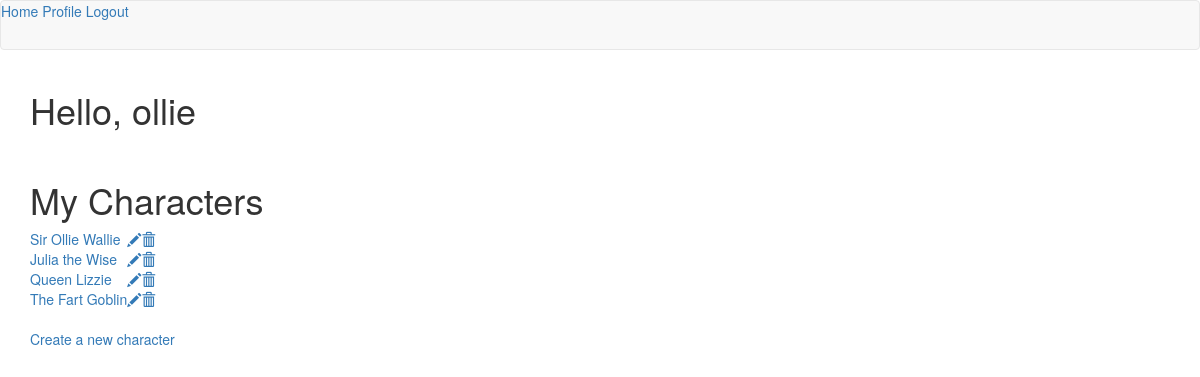
The app's page /index (signed in) with its own data.
### app/models.py (models this page shows, shortened)
class User(UserMixin, db.Model):
    id = db.Column(db.Integer, primary_key=True)
    username = db.Column(db.String(64), index=True, unique=True)
    email = db.Column(db.String(120), index=True, unique=True)
    password_hash = db.Column(db.String(128))
    about_me = db.Column(db.String(140))
    last_seen = db.Column(db.DateTime, default=datetime.utcnow)

class Character(db.Model):
    __tablename__ = 'character'
    id = db.Column(db.Integer, primary_key=True)
    name = db.Column(db.String(64), index=True)
    char_class = db.Column(db.Integer)
    level = db.Column(db.Integer, default=1)
    experience = db.Column(db.Integer, default=0)
    harm = db.Column(db.Integer, default=0)
    luck = db.Column(db.Integer, default=7)
    charm = db.Column(db.Integer, default=0)
    cool = db.Column(db.Integer, default=0)
    sharp = db.Column(db.Integer, default=0)
    tough = db.Column(db.Integer, default=0)
    weird = db.Column(db.Integer, default=0)
    user_id = db.Column(db.Integer, db.ForeignKey('user.id'))
    char_improvements = db.relationship('Improvement', secondary=character_improvements, back_populates="chars_that_have")
    char_moves = db.relationship('Move', secondary=character_moves, back_populates='have_move')

### app/routes.py (the view)
@app.route('/')
@app.route('/index')
@login_required
def index():
    user = User.query.filter_by(username=current_user.username).first_or_404()
    characters = Character.query.filter_by(user_id=user.id)
    return render_template('index.html', title="Home", characters=characters)

### app/models.py (called while the page is built)
@login.user_loader
def load_user(id):
    return User.query.get(int(id))

### app/routes.py (called while the page is built)
@app.before_request
def before_request():
    if current_user.is_authenticated:
        current_user.last_seen = datetime.utcnow()
        db.session.commit()

### app/templates/index.html
{% extends "base.html" %}
{% block app_content %}
    <h1>Hello, {{ current_user.username }}</h1>
    <br>
    <h1>My Characters</h1>
    <table>
        {% for character in characters %}
        <tr>
            <td><a href="{{ url_for('view_character', char_id=character.id) }}">{{ character.name }}</a></td>
            <td><a href="{{ url_for('edit_character', char_id=character.id, source='index_view' )}}"><span class="glyphicon glyphicon-pencil pull-right"></span></a></td>
            <td><a href="javascript:confirm_delete('{{character.name}}', {{character.id}});" class="glyphicon glyphicon-trash pull-right"></a></td>
        </tr>
        {% endfor %}
    </table>
    <br>
    <a href="{{ url_for('create_character') }}">Create a new character</a>
{% endblock %}

### records on screen
User: username "ollie"
Character: name "Sir Ollie Wallie"
Character: name "Julia the Wise"
Character: name "Queen Lizzie"
Character: name "The Fart Goblin"
